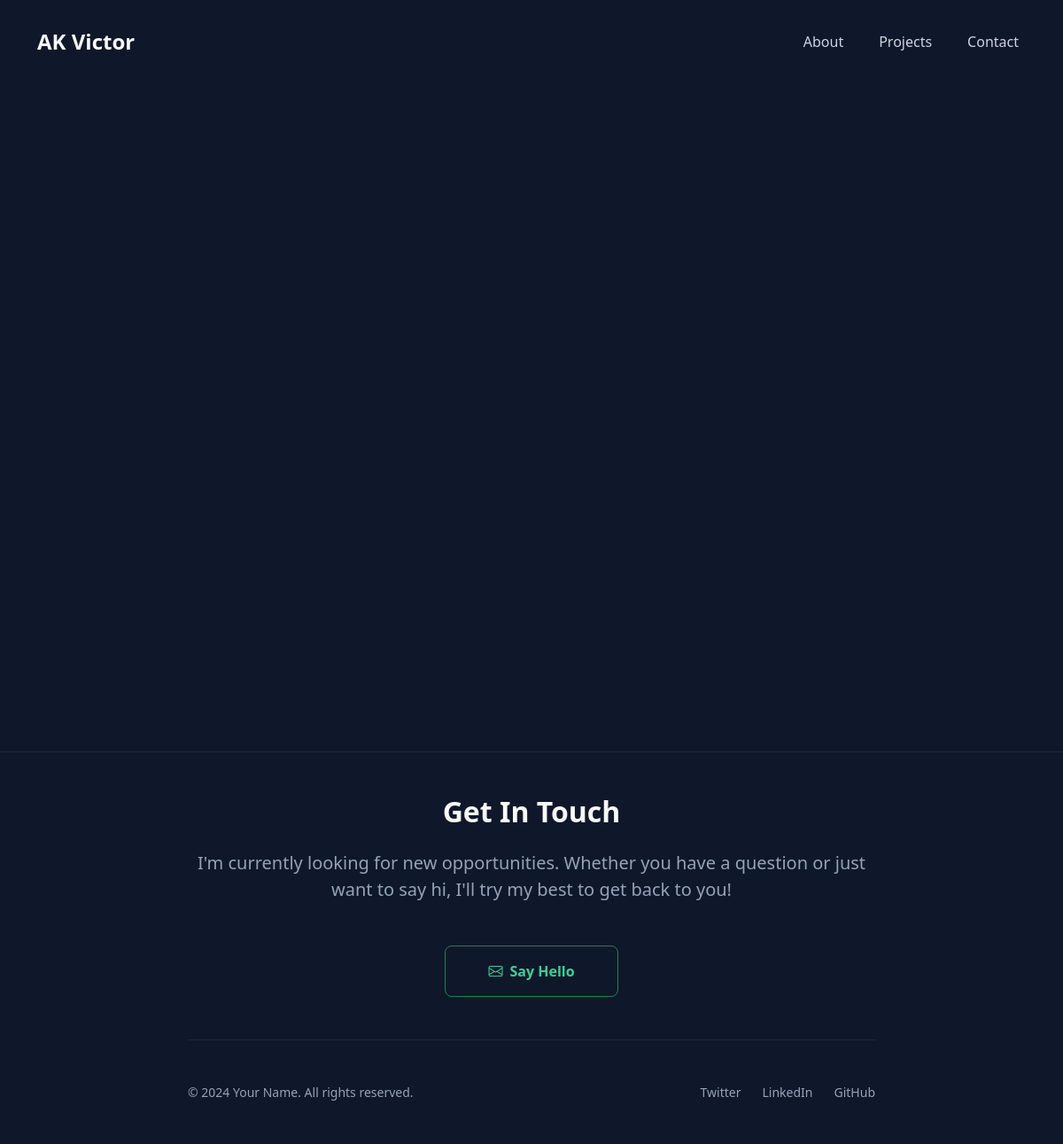
The page /projects/ on the database as committed earlier.
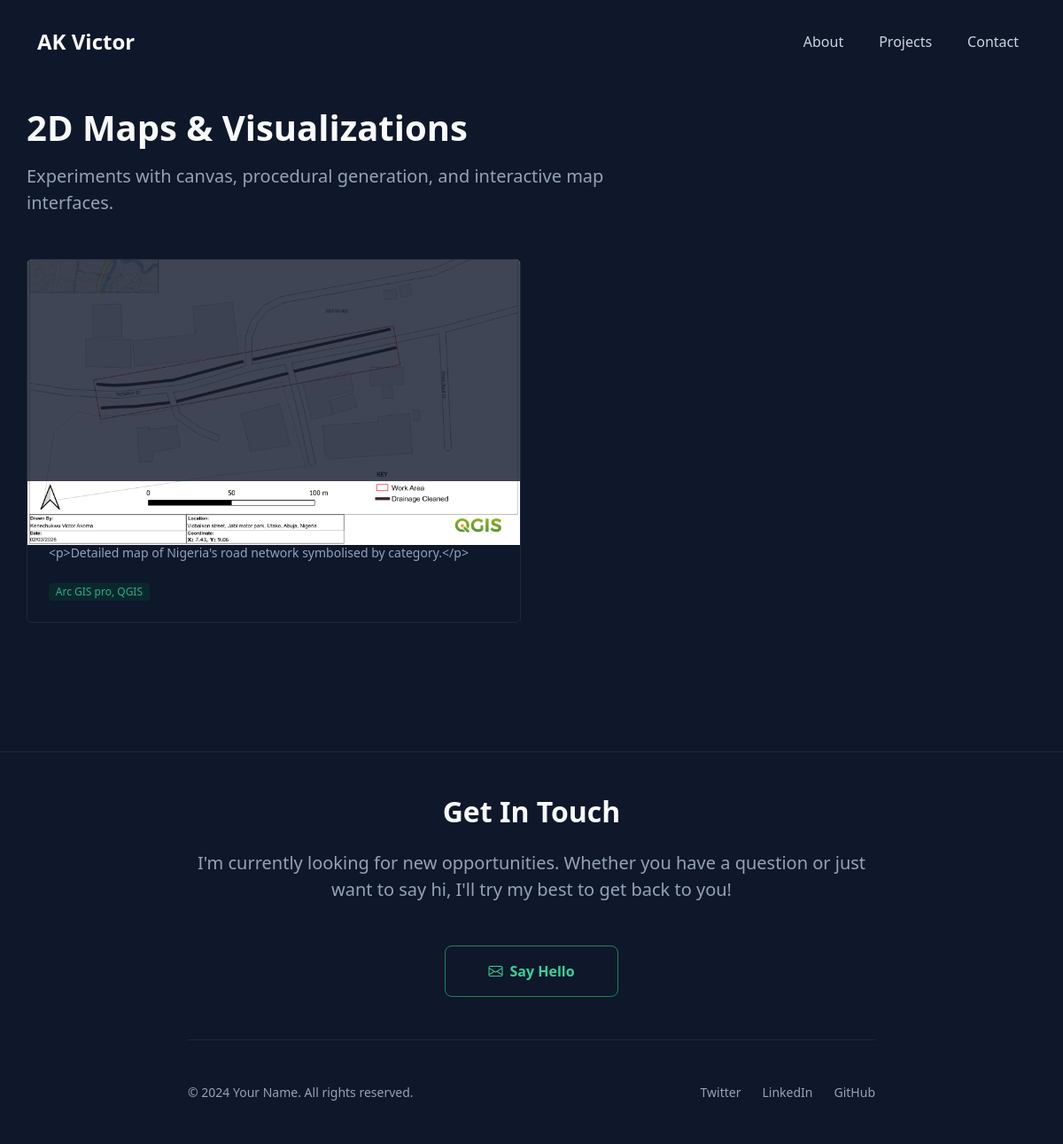
The same page on the database as committed later.
### projects/models.py (models this page shows, shortened)
class project(models.Model):
    CATEGORY_CHOICES = (
        ('webapps', 'Web Applications'),
        ('maps', 'Maps'),
    )
    category = models.CharField(max_length=20, choices=CATEGORY_CHOICES)
    image = models.ImageField(upload_to='projects/')
    title = models.CharField(max_length=100)
    description = models.TextField()
    link = models.URLField()
    github_link = models.URLField()
    pdf = models.FileField(upload_to='projects/')
    technology = models.CharField()

### projects/views.py (the view)
# urls.py: path('', views.ProjectsView.as_view(), name='projects'),
class ProjectsView(TemplateView):
    template_name = 'projects/projects.html'
    def get_context_data(self, **kwargs):
        context = super().get_context_data(**kwargs)
        context['projects'] = project.objects.all()
        return context

### projects/templates/projects/projects.html (shortened to what this page needs)
{% extends 'base.html' %}
{% block content %}
<section class="min-vh-100 pb-5" style="padding-top: 120px; padding-left: 1.5rem; padding-right: 1.5rem;">
    <div class="container px-0" style="max-width: 1140px;">
    {% for project in projects %}
        {% if project.category == 'webapps' %}
        <div class="mb-5">
            <h2 class="display-5 fw-bold text-light mb-3">Web Applications</h2>
            <p class="text-slate-400 fs-5 mb-0" style="max-width: 700px;">
                A collection of full-stack projects I've worked on. From simple landing pages to complex web applications.
            </p>
        </div>
        <div class="row g-4 mb-5 pb-4">
            <div class="col-md-6 col-lg-4">
                <div class="card h-100 bg-slate-900 border-slate-800 overflow-hidden text-light" style="border: 1px solid #1e293b; transition: all 0.3s;" onmouseover="this.style.borderColor='rgba(16, 185, 129, 0.5)'; this.style.transform='translateY(-5px)';" onmouseout="this.style.borderColor='#1e293b'; this.style.transform='none';">
                    <div class="position-relative bg-slate-800 d-flex align-items-center justify-content-center" style="height: 192px;">
                        <img src="{{project.image.url}}" alt="{{project.title}}" class="img-fluid">
                    </div>
                    <div class="card-body p-4 d-flex flex-column">
                        <div class="d-flex justify-content-between align-items-start mb-3">
                            <h3 class="h5 fw-bold mb-0 hover-text-emerald">{{project.title}}</h3>
                            <div class="d-flex gap-2">
                                <a href="{{project.github_url}}" class="text-slate-400 hover-text-emerald"><i class="bi bi-github fs-5"></i></a>
                                <a href="{{project.live_url}}" class="text-slate-400 hover-text-emerald"><i class="bi bi-box-arrow-up-right fs-5"></i></a>
                            </div>
                        </div>
                        <p class="text-slate-400 small mb-4 flex-grow-1" style="display: -webkit-box; -webkit-line-clamp: 3; -webkit-box-orient: vertical; overflow: hidden;">
                            {{project.description}}
                        </p>
                        <div class="d-flex flex-wrap gap-2">
                            <span class="badge rounded-1 fw-normal text-monospace" style="color: rgba(52, 211, 153, 0.8); background: rgba(6, 78, 59, 0.3);">{{project.technology}}</span>
                        </div>
                    </div>
                </div>
            </div>
        </div>
        {% else %}
        <div class="mb-5">
            <h2 class="display-6 fw-bold text-light mb-3">2D Maps & Visualizations</h2>
            <p class="text-slate-400 fs-5 mb-0" style="max-width: 700px;">
                Experiments with canvas, procedural generation, and interactive map interfaces.
            </p>
        </div>
        <div class="row g-4">
            <div class="col-md-6">
                <div class="card h-100 bg-slate-900 border-slate-800 overflow-hidden text-light" style="border: 1px solid #1e293b; transition: all 0.3s;" onmouseover="this.style.borderColor='rgba(16, 185, 129, 0.5)'; this.style.transform='translateY(-5px)';" onmouseout="this.style.borderColor='#1e293b'; this.style.transform='none';">
                    <div class="position-relative bg-slate-800 d-flex align-items-center justify-content-center" style="height: 250px; background-image: radial-gradient(circle, #34d399 1px, transparent 1px); background-size: 20px 20px;">
                        <div class="position-absolute top-0 start-0 w-100 h-100" style="background-color: rgba(15, 23, 42, 0.8);"></div>
                        <img src="{{project.image.url}}" alt="{{project.title}}" class="img-fluid">
                    </div>
                    <div class="card-body p-4 d-flex flex-column">
                        <div class="d-flex justify-content-between align-items-start mb-3">
                            <h3 class="h5 fw-bold mb-0 hover-text-emerald">{{project.title}}</h3>
                            <div class="d-flex gap-2">
                                <a href="#" class="text-slate-400 hover-text-emerald"></a>
                                <a href="#" class="text-slate-400 hover-text-emerald"></a>
                            </div>
                        </div>
                        <p class="text-slate-400 small mb-4 flex-grow-1">
                            {{project.description}}
                        </p>
                        <div class="d-flex flex-wrap gap-2">
                            <span class="badge rounded-1 fw-normal text-monospace" style="color: rgba(52, 211, 153, 0.8); background: rgba(6, 78, 59, 0.3);">{{project.technology}}</span>
                        </div>
                    </div>
                </div>
            </div>
        </div>
        {% endif %}
    {% endfor %}
    </div>
</section>
{% endblock %}

### templates/base.html (shortened to what this page needs)
{% load static %}
<!DOCTYPE html>
<html lang="en">
<head>
    <link href="https://cdn.jsdelivr.net/npm/bootstrap@5.3.2/dist/css/bootstrap.min.css" rel="stylesheet">
    <link href="https://cdn.jsdelivr.net/npm/bootstrap-icons@1.11.1/font/bootstrap-icons.css" rel="stylesheet">
    <link rel="stylesheet" href="{% static 'css/style.css' %}">
</head>
<body>
    <nav class="navbar navbar-expand-lg fixed-top py-4 bg-transparent" id="mainNav">
        <div class="container">
            <a class="navbar-brand text-light fw-bold fs-4 text-monospace" href="{% url 'home' %}">
                AK Victor
            </a>
            <div class="collapse navbar-collapse justify-content-end" id="navbarNav">
                <ul class="navbar-nav gap-4 fw-medium fs-6">
                    <li class="nav-item">
                        <a class="nav-link" href="{% url 'about' %}">About</a>
                    </li>
                    <li class="nav-item">
                        <a class="nav-link" href="{% url 'projects' %}">Projects</a>
                    </li>
                    <li class="nav-item">
                        <a class="nav-link" href="#contact">Contact</a>
                    </li>
                </ul>
            </div>
        </div>
    </nav>
    <main>
        {% block content %}
        {% endblock %}
    </main>
    <footer id="contact" class="py-5 mt-5 border-top border-slate-800">
        <div class="container text-center" style="max-width: 800px;">
            <h2 class="fw-bold text-light mb-4">Get In Touch</h2>
            <p class="text-slate-400 fs-5 mb-5 mx-auto">
                I'm currently looking for new opportunities. Whether you have a question or just want to say hi, I'll try my best to get back to you!
            </p>
            <a href="mailto:hello@example.com" class="btn btn-outline-success px-5 py-3 rounded-3 text-emerald-400 border-emerald-500 fw-semibold d-inline-flex align-items-center gap-2 mb-5 hover-bg-emerald-500">
                <i class="bi bi-envelope"></i> Say Hello
            </a>
            <div class="d-flex flex-column flex-md-row justify-content-between align-items-center pt-5 border-top border-slate-800 text-slate-400 small">
                <p class="mb-3 mb-md-0">© 2024 Your Name. All rights reserved.</p>
                <div class="d-flex gap-4">
                    <a href="#" class="text-slate-400 text-decoration-none hover-text-emerald transition-colors">Twitter</a>
                    <a href="#" class="text-slate-400 text-decoration-none hover-text-emerald transition-colors">LinkedIn</a>
                    <a href="#" class="text-slate-400 text-decoration-none hover-text-emerald transition-colors">GitHub</a>
                </div>
            </div>
        </div>
    </footer>
</body>
</html>

### static/css/style.css (style rules this page uses)
body { background-color: #0f172a; color: #e2e8f0; font-family: 'Segoe UI', Tahoma, Geneva, Verdana, sans-serif; }
.text-emerald-400 { color: #34d399 !important; }
.bg-slate-900 { background-color: #0f172a !important; }
.bg-slate-800 { background-color: #1e293b !important; }
.text-slate-400 { color: #94a3b8 !important; }
.border-slate-800 { border-color: #1e293b !important; }
.navbar { transition: all 0.3s ease-in-out; }
.nav-link { color: #cbd5e1 !important; transition: color 0.2s; }

Rows that differ between the two databases and show on the page:
added project: image (picture), description "<p>Detailed map of Nigeria's road network symbolised by category.</p>", technology "Arc GIS pro, QGIS"
